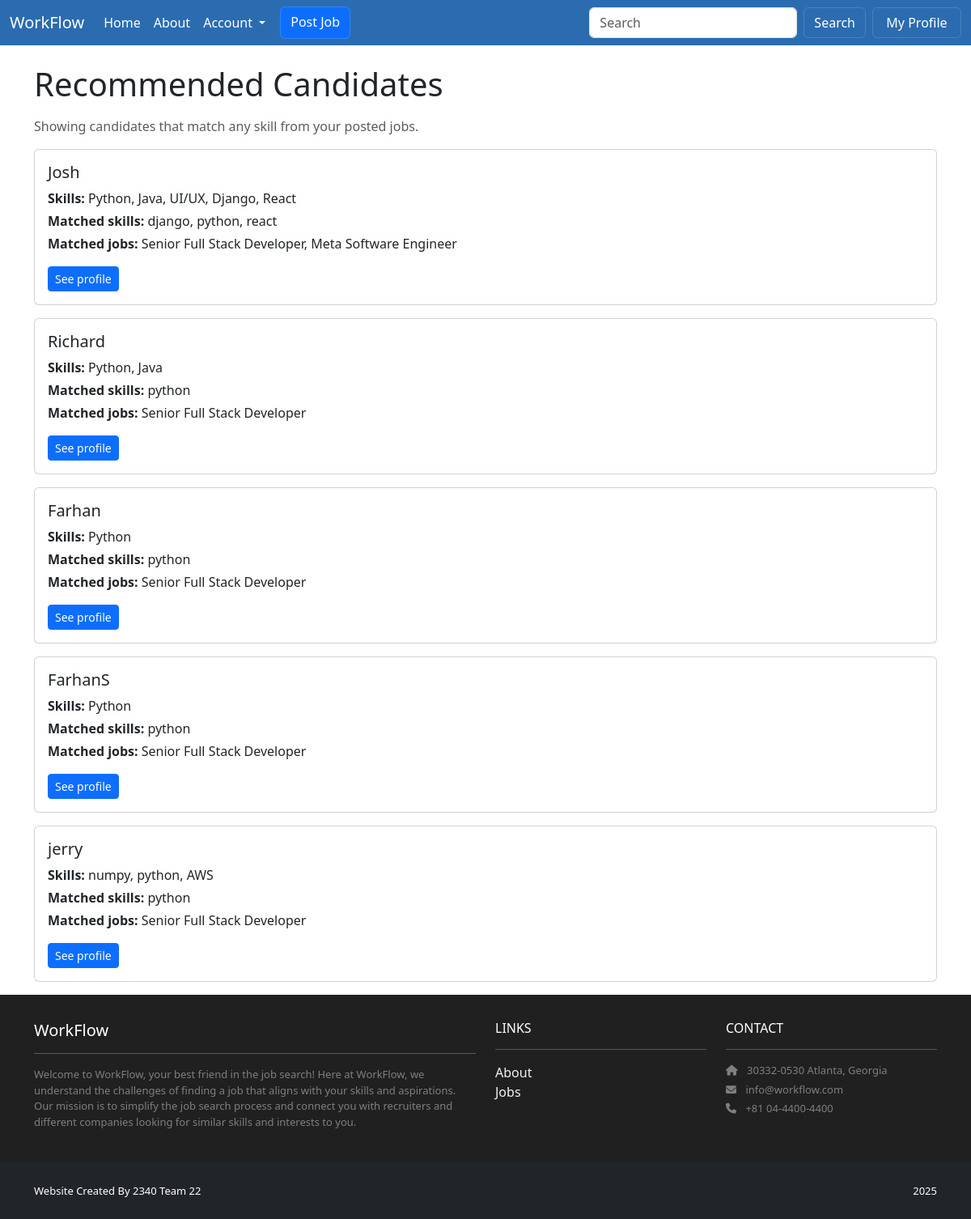
The app's page /recommended/recruiter/overview/ (signed in) with its own data.
### profiles/models.py (models this page shows, shortened)
class Profile(models.Model):
    user = models.OneToOneField(User, on_delete=models.CASCADE, related_name='profile')
    headline = models.CharField(max_length=255, blank=True)
    skills = models.TextField(blank=True, help_text='Comma-separated skills')
    is_public = models.BooleanField(default=True)
    show_skills = models.BooleanField(default=True)
    show_education = models.BooleanField(default=True)
    show_experience = models.BooleanField(default=True)
    show_links = models.BooleanField(default=True)

### accounts/models.py (models this page shows)
class CustomUser(AbstractUser):
    class Roles(models.TextChoices):
        SEEKER = 'SEEKER', 'Seeker'
        RECRUITER = 'RECRUITER', 'Recruiter'
    role = models.CharField(max_length=10, choices=Roles.choices)
    @property
    def is_seeker(self):
        return self.role == self.Roles.SEEKER
    @property
    def is_recruiter(self):
        return self.role == self.Roles.RECRUITER

### recommended/views.py (the view)
# urls.py: path('recruiter/overview/', views.recruiter_overview, name='recommended.overview'),
@login_required
def recruiter_overview(request):
    from profiles.models import Profile
    if not getattr(request.user, 'is_recruiter', False):
        return HttpResponseForbidden()
    jobs = Job.objects.filter(recruiter=request.user)
    filter_params = {
        'skills': request.GET.get('skills', '').strip(),
        'location': request.GET.get('location', '').strip(),
        'projects': request.GET.get('projects', '').strip(),
    }
    if not jobs.exists():
        return render(request, 'recommended/recruiter_overview.html', {'jobs': [], 'candidates': [], 'filters': filter_params})
    job_skill_terms = set()
    job_skill_map = []  # list of tuples (job, set(skills)) to speed per-job matching
    for j in jobs:
        terms = {s.strip().lower() for s in (j.skills or '').split(',') if s.strip()}
        if terms:
            job_skill_terms.update(terms)
        job_skill_map.append((j, terms))
    if not job_skill_terms:
        return render(request, 'recommended/recruiter_overview.html', {'jobs': jobs, 'candidates': [], 'filters': filter_params})
    candidates_qs = Profile.objects.exclude(skills__isnull=True).exclude(skills__exact='')
    orchestrator = FilterOrchestrator()
    candidates_qs = orchestrator.apply_filters(candidates_qs, filter_params)
    matched = []
    for prof in candidates_qs:
        prof_terms = {s.strip().lower() for s in (prof.skills or '').split(',') if s.strip()}
        intersect = job_skill_terms & prof_terms
        if intersect:
            matched_jobs = [j.title for (j, jterms) in job_skill_map if jterms & prof_terms]
            matched.append({'profile': prof, 'matches': sorted(intersect), 'matched_jobs': matched_jobs})
    return render(request, 'recommended/recruiter_overview.html', {'jobs': jobs, 'candidates': matched, 'filters': filter_params})

### recommended/filters.py (called while the page is built)
    def apply_filters(self, qs, filter_params):
        for name, value in filter_params.items():
            if value:
                filter_class = self.filter_registry.get(name)
                if filter_class:
                    qs = filter_class().apply_filter(qs, value)
        return qs

### recommended/templates/recommended/recruiter_overview.html
{% extends "base.html" %}
{% block content %}
<div class="container mt-4">
  <h1 class="mb-3">Recommended Candidates</h1>
  <p class="text-muted">Showing candidates that match any skill from your posted jobs.</p>
  {% if not candidates %}
    <div class="alert alert-info">No matching candidates found or no skills listed on your jobs.</div>
  {% else %}
    <div class="row">
      {% for item in candidates %}
        <div class="col-12 mb-3">
          <div class="card">
            <div class="card-body">
              <h5 class="card-title">
                {% if item.profile.user.get_full_name %}
                  {{ item.profile.user.get_full_name }}
                {% else %}
                  {{ item.profile.user.username }}
                {% endif %}
              </h5>
              {% if item.profile.skills %}
                <p class="mb-1"><strong>Skills:</strong> {{ item.profile.skills }}</p>
              {% endif %}
              <p class="mb-1"><strong>Matched skills:</strong> {{ item.matches|join:", " }}</p>
              <p class="mb-0"><strong>Matched jobs:</strong> {{ item.matched_jobs|join:", " }}</p>
              <div class="mt-3">
                <a href="{% url 'profiles:detail' item.profile.user.username %}" class="btn btn-sm btn-primary">See profile</a>
              </div>
            </div>
          </div>
        </div>
      {% endfor %}
    </div>
  {% endif %}
{% endblock content %}

### jobproject/templates/base.html (style rules this page uses)
html, body { height: 100%; }
body { display: flex; flex-direction: column; min-height: 100vh; }

### records on screen
Profile: profile.user.username "Josh", profile.skills "Python, Java, UI/UX, Django, React", matches "django, python, react", matched_jobs "Senior Full Stack Developer, Meta Software Engineer"
Profile: profile.user.username "Richard", profile.skills "Python, Java", matches "python", matched_jobs "Senior Full Stack Developer"
Profile: profile.user.username "Farhan", profile.skills "Python", matches "python", matched_jobs "Senior Full Stack Developer"
Profile: profile.user.username "FarhanS", profile.skills "Python", matches "python", matched_jobs "Senior Full Stack Developer"
Profile: profile.user.username "jerry", profile.skills "numpy, python, AWS", matches "python", matched_jobs "Senior Full Stack Developer"
